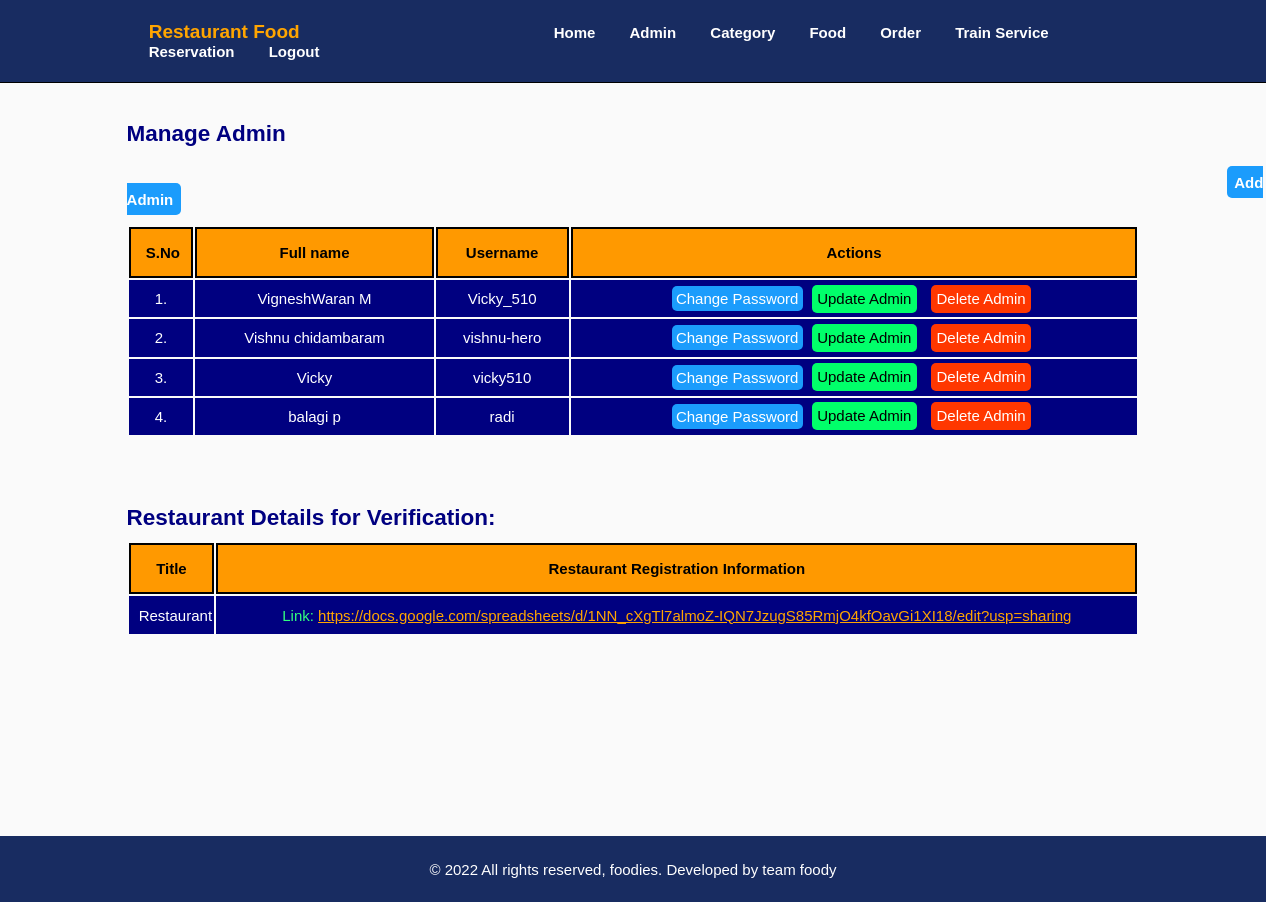
The app's page /Back-end/Restaurant-food/admin/manage-admin.php (signed in), older data.
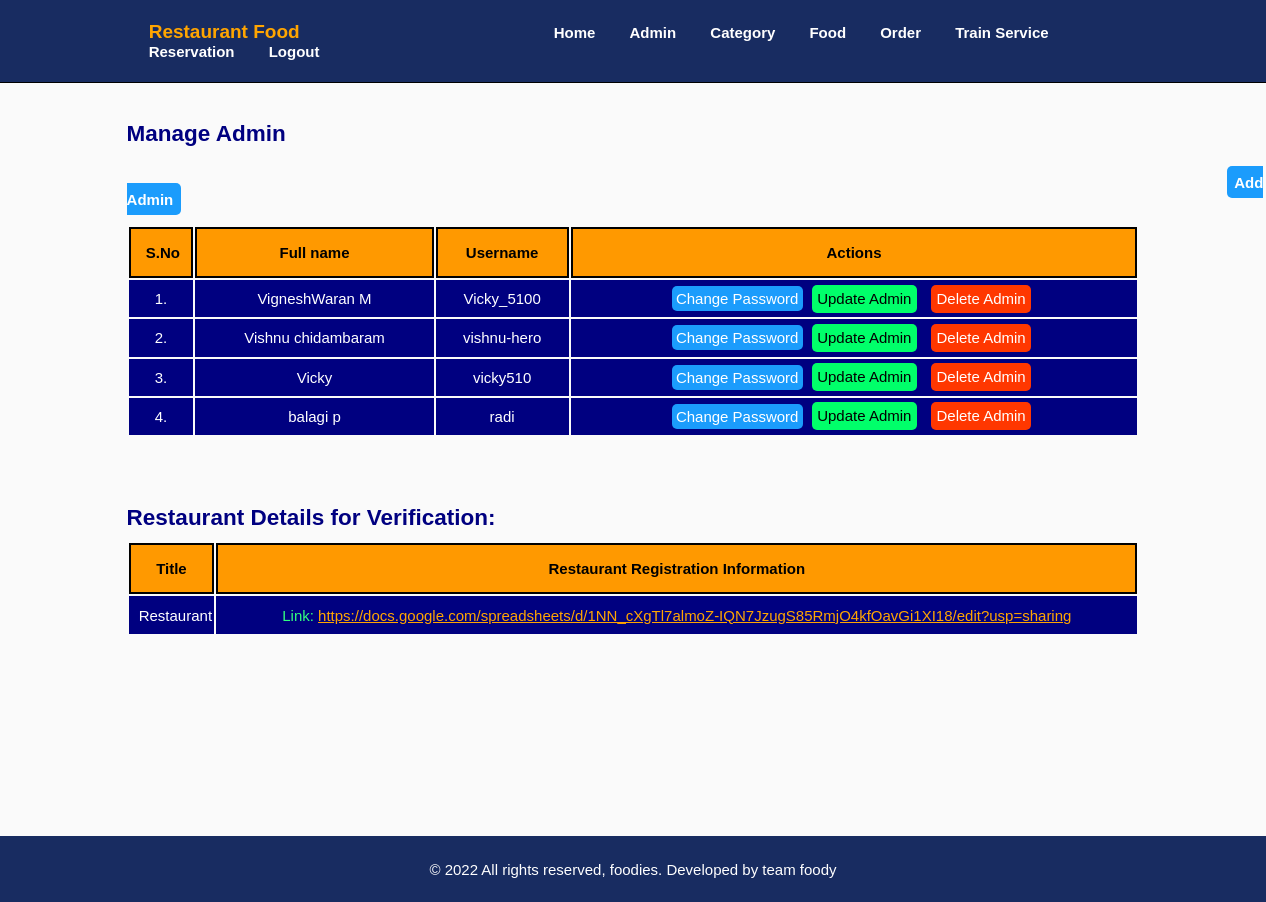
The same page, newer data.
### tables this page shows
CREATE TABLE `admin_rest` (
  `id` int(10) UNSIGNED NOT NULL,
  `full_name` varchar(100) NOT NULL,
  `username` varchar(100) NOT NULL,
  `pwd` varchar(255) NOT NULL
);

### Back-end/Restaurant-food/admin/manage-admin.php (the view, shortened to what this page needs)
<?php include('partials/menu.php'); ?>
    <div class="main-content ">
<div class="wrapper">
   </div>
</div>
   <div class="main-content ">
    <div class="wrapper">
    <h2 style="margin-left:0px; color:navy; font-weight:bold; margin-bottom:10px;">Manage Admin</h2>
         <br/>
                  <a href="<?php echo SITEURL; ?>Back-end/Restaurant-food/admin/add-admin.php" class="btn-primary"> Add Admin</a>
                    <table class="tbl-full">
                        <tr>
                          <th>S.No</th>
                          <th>Full name</th>
                          <th>Username</th>
                          <th>Actions</th>
                        </tr>
                        <?php
                             $sql = "SELECT * FROM admin_rest";
                             $res = mysqli_query($conn,$sql);
                             if($res==TRUE)
                             {
                              $count = mysqli_num_rows($res);
                              $sn=1;
                              if($count>0){
                                 while($rows=mysqli_fetch_assoc($res)){
                                    $id =$rows['id'];
                                    $full_name=$rows['full_name'];
                                    $username=$rows['username'];
                                    ?>
                                 <tr>
                                    <td><?php echo $sn++; ?>.</td>
                                     <td><?php echo $full_name; ?></td>
                                    <td><?php echo $username; ?></td>
                                    <td>
                                     <a href="<?php echo SITEURL; ?>Back-end/Restaurant-food/admin/update-password.php?id=<?php echo $id; ?>" class="btn-primary1"> Change Password</a>
                                     <a href="<?php echo SITEURL; ?>Back-end/Restaurant-food/admin/update-admin.php?id=<?php echo $id; ?>" class="btn-secondary">  Update Admin</a>
                                     <a href="<?php echo SITEURL; ?>Back-end/Restaurant-food/admin/delete-admin.php?id=<?php echo $id; ?>" class="btn-danger">  Delete Admin</a>
                                    </td>
                                    </tr>
                                    <?php
                                 }
                              } else{
                                      ?>
                                      <tr>
                                        <td>  <div class="error">No Admin Added    <strong>X</strong></div></td>
                                      </tr>
                                     <?php
                              }
                             }
                        ?>
                    </table>
                  <h2 style="margin-left:0px; color:navy; font-weight:bold; margin-bottom:10px;">Restaurant Details for Verification:</h2>
                    <table class="tbl-full">
                        <tr>
                          <th>Title</th>
                          <th>Restaurant Registration Information</th>
                        </tr>
                                <tr>
                                   <td style="padding:1%;">Restaurant  </td>
                                    <td style="color:#32ff7e; font-weight:500;">Link: <a href="https://docs.google.com/spreadsheets/d/1NN_cXgTl7almoZ-IQN7JzugS85RmjO4kfOavGi1XI18/edit?usp=sharing" style="color:orange;">https://docs.google.com/spreadsheets/d/1NN_cXgTl7almoZ-IQN7JzugS85RmjO4kfOavGi1XI18/edit?usp=sharing</a></td>
                    </table>
                    </div>
   </div>
<div class="main-content ">
<div class="wrapper">
   </div>
</div>
<div class="main-content ">
<div class="wrapper">
   </div>
</div>
<div class="main-content ">
<div class="wrapper">
   </div>
</div>
<div class="main-content ">
<div class="wrapper">
   </div>
</div>
<div class="main-content ">
<div class="wrapper">
   </div>
</div>
<div class="main-content ">
<div class="wrapper">
   </div>
</div>
<?php include('partials/footer.php'); ?>

Row changes from the older to the newer data that the page shows:
changed admin_rest "VigneshWaran M": username "Vicky_510" → "Vicky_5100"
